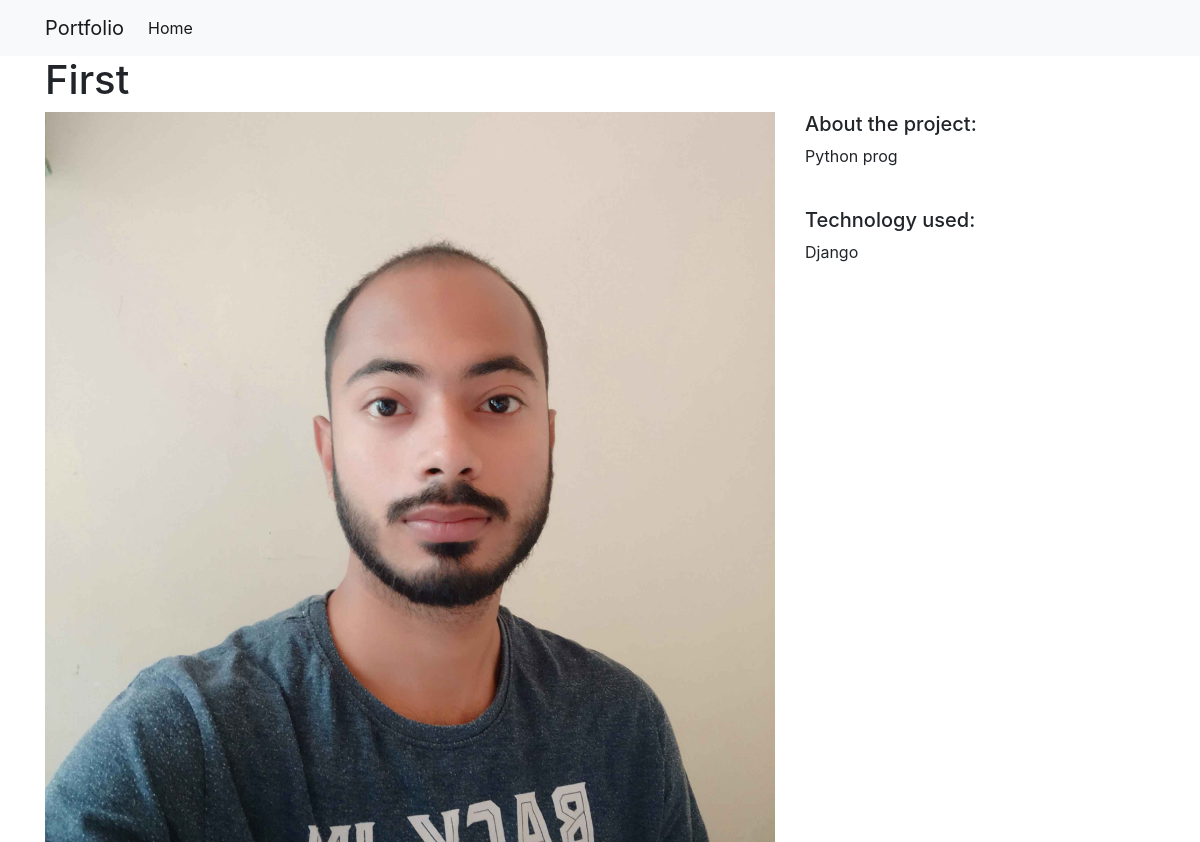
/1/, run on the app's committed database.
### portfolio/models.py (models this page shows, shortened)
class Project(models.Model):
    title=models.CharField(max_length=100)
    description=models.TextField()
    technology=models.CharField(max_length=30)
    title=models.CharField(max_length=100)
    image=models.FilePathField(path="portfolio/static/img")

### portfolio/views.py (the view)
# urls.py: path("<int:pk>/",views.project_detail,name="project_detail"),
def project_detail(request,pk):
     project=Project.objects.get(pk=pk)
     context={
         'project':project
     }
     return render(request,'project_detail.html',context)

### templates/project_detail.html
{% extends "base.html" %}
{% load static %}
{% block page_content %}
<h1>{{ project.title }}</h1>
<div class="row">
    <div class="col-md-8">
        <img src="{% static project.image %}" alt="" width="100%">
    </div>
    <div class="col-md-4">
        <h5>About the project:</h5>
        <p>{{ project.description }}</p>
        <br>
        <h5>Technology used:</h5>
        <p>{{ project.technology }}</p>
    </div>
</div>
{% endblock %}

### data on the page
Project: title "First", image (picture), description "Python prog", technology "Django"
